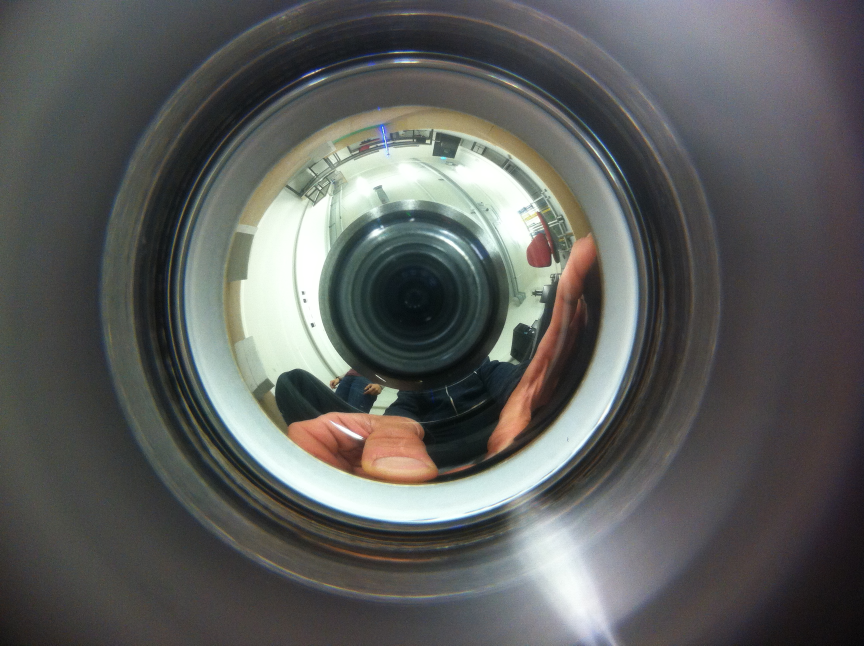
#> input picture Software/software/cam360/example_photos/3.jpg, 2592 x 1936 px, found by its file name (shown at 1/3 size)
$ python LED_detector2.py
#> lines starting #> are read from the running program, lines starting #| are printed output that depends on the picture; after the words box and inside, x2 and y2 are one past the last pixel; in counts of white or black regions, pixels touching at a corner belong together
### Software/software/cam360/LED.py
"""
This class creates LED - objects that are used for triangulation and therefore navigation.
"""
import cv2
import numpy as np


class LED:
    def __init__(self, color):
        self.color = str(color)
        self.position = [None, None]  # one pixel which can be used to calculate angle!
        self.position_relative = [None, None]

        # position of beacon in arena
        if color == 'blue':
            self.position_arena = (8.0, 0)
            self.color_tuple = (226, 28, 28)
        elif color == 'yellow':
            self.position_arena = (0, 0)
            self.color_tuple = (28, 255, 255)
        elif color == 'red':
            self.position_arena = (8.0, 8.0)
            self.color_tuple = (31, 31, 239)
        elif color == 'green':
            self.position_arena = (0, 8.0)
            self.color_tuple = (31, 243, 31)
        else:
            self.position_arena = None
            self.color_tuple = (None, None, None)

        self.angle = None  # angle with reference to the y axis (from center of image towards bottom)
        self.mask = None  # color mask for led detection
        self.mask_processed = None
        self.contours = None
        self.contour_final = None  # final contour which corresponds to LED
        self.img = None
        self.img_color = None
        self.hierarchy = None
        self.moments = None
        self.moment_final = None  # final moment to calculate pixel position of LED
        self.edge = None


    def __repr__(self):
        return "%s LED" %(self.color)

    def __str__(self):
        return "%s LED" %(self.color)

    def get_angle(self):
        return self.angle

### Software/software/cam360/LED_detector2.py
"""
This class is responsible to detect the LED's that are used for triangulation.

How should it be organised?
It could be a subclass of HaarDetector
"""
import cv2
# from picamera.array import PiRGBArray
# from picamera import PiCamera
import numpy as np
import time
import math as m
from random import getrandbits

import LED as l
import triangulation as tri

# todo-cf: add robustness: make sure measurements are correct! How?
# with old information, encoders and old angles --> compare
#

## FUNCTIONS:

def visualize(image_list):
    """
    This function works
    :param image_list: list with images to be visualized
    :return:
    """
    if not isinstance(image_list, list):
        image_list = [image_list]

    while True:
        i = 0  # for the names of the windows
        for img in image_list:
            cv2.imshow(str(i), img)
            i = i + 1
        if cv2.waitKey(1) & 0xFF == ord('q'):
            print('quit successfully \n')
            break
    cv2.destroyAllWindows()

# [51 lines left out: functions morph, triangulation, auto_canny, not called in this run]


class LEDDetector:
    """
    This class starts the color detector and creates LED objects


    Problems:
    -  What if color is not exactly detected? Make exposure shift in camera? change hsv region for color?
    -  Maybe include test-run to set the round roi in a nice way!
    -  Put bool variables in config_dict
    """

    # todo-cf: solve problems, see above
    def __init__(self):
        # self.color = color

        # predefined ranges for 4 colors
        # todo-cf: update these color values wit LED-Tests!
        self.color_dict = {"blue_low": np.array([100, 120, 200]), "blue_high": np.array([130, 255, 255]),
                           "yellow_low": np.array([10, 2, 150]), "yellow_high": np.array([60, 40, 255]),
                           "green_low": np.array([50, 120, 86]), "green_high": np.array([84, 255, 255]),  # was 90-130
                           "red_low": np.array([160, 100, 100]), "red_high": np.array([200, 255, 255])}

        self.color_print_dict = {"blue": (176, 0, 0), "yellow": (42, 208, 255),
                                 "green": (42, 173, 255), "red": (51, 62, 255)}

        # dictionary containing all settings
        self.config_dict = {}

        # robot position variables
        # todo-cf: add romans class
        self.position = [None, None, None]  # [x, y, theta]

        # led position variables
        self.pos_reference = []
        # [6 lines of commented-out code are left out]
        self.yellow = l.LED("yellow")
        self.blue = l.LED("blue")
        self.green = l.LED("green")
        self.red = l.LED("red")
        self.led_list = [self.yellow, self.blue, self.green, self.red]
        self.angle_list = [self.yellow.angle, self.blue.angle, self.green.angle, self.red.angle]

        # video capture
        self.cap = None
        self.frame = None
        self.gray = None
        self.hsv = None
        self.ret = None
        self.windowsize = [0, 0]
        self.bool_video = False

        # initialize video variables
        self.output_mask = None

        # visualisation
        self.bool_visualisation = False
        self.bool_debug_vis = False

        # information of circular ROI
        # todo-cf: maybe implement initialization function with hough circle transform
        self.radius = int(self.windowsize[0] * 0.25)
        self.camera_center = [0, 0]

        # init picamera
        self.camera = None
        self.rawCapture = None

        print('Initialization done')

    # [24 lines left out: functions init_cam, get_frame, not called in this run]

    def color_mask(self, visualisation=False):
        """
        This method creates the colormasks of the leds in self.led_list
        :return:
        """
        img = self.frame
        self.hsv = cv2.cvtColor(img, cv2.COLOR_BGR2HSV)

        # create color masks
        self.blue.mask = cv2.inRange(self.hsv, self.color_dict['blue_low'], self.color_dict['blue_high'])
        self.green.mask = cv2.inRange(self.hsv, self.color_dict['green_low'], self.color_dict['green_high'])
        self.yellow.mask = cv2.inRange(self.hsv, self.color_dict['yellow_low'], self.color_dict['yellow_high'])
        self.red.mask = cv2.inRange(self.hsv, self.color_dict['red_low'], self.color_dict['red_high'])

        if visualisation:
            print('self.frame: ')
            visualize([self.frame])
            print('blue mask: ')
            visualize([self.blue.mask])
            print('green mask: ')
            visualize([self.green.mask])
            print('yellow mask: ')
            visualize([self.yellow.mask])
            print('red mask: ')
            visualize([self.red.mask])

    # [198 lines left out: functions process, moment_search, line_search, cirle_intersect, cvt2position, not called in this run]

    def truncate(self, verbose=False, visualisation=False):
        """
        This method should be run to truncate the image and use the right roi!
        :return:
        """
        # todo-cf: set outer and inner radius before competition!
        # outer_radius = 140
        # inner_radius = 105
        #center = (374, 234) old
        if verbose:
            print('\n truncate method: \n')

        outer_radius = 280
        inner_radius = 200
        center = [562, 478]

        self.camera_center = center

        white = (255, 255, 255)
        black = (0, 0, 0)
        mask_disk = np.zeros((self.windowsize[0], self.windowsize[1], 3), np.uint8)

        cv2.circle(mask_disk, tuple(center), outer_radius, white, cv2.FILLED)
        cv2.circle(mask_disk, tuple(center), inner_radius, black, cv2.FILLED)

        mask = cv2.inRange(mask_disk, white, white)

        # makes everything outside
        self.frame = cv2.bitwise_and(self.frame, self.frame, mask=mask)

        if visualisation:
            print('visualize mask: ')
            visualize([mask])
            print('visualize self.frame: ')
            visualize([self.frame])

    def flip(self, visualisation=False):
        # if visualisation:
        #     cv2.line(self.frame, (self.camera_center[0], self.camera_center[1]+200),
        #              (self.camera_center[0], self.camera_center[1]-200), (0,255,255))
        #     cv2.line(self.frame, (self.camera_center[0] + 200, self.camera_center[1]),
        #              (self.camera_center[0] - 200, self.camera_center[1]), (0, 255, 255))
        #     cv2.line(self.frame, (int(self.windowsize[0]/2), int(self.windowsize[1]/2) + 100),
        #              (int(self.windowsize[0]/2), int(self.windowsize[1]/2) - 100), (0, 0, 255))
        #     cv2.line(self.frame, (int(self.windowsize[0]/2) + 100, int(self.windowsize[1]/2)),
        #              (int(self.windowsize[0]/2) - 100, int(self.windowsize[1]/2)), (255, 0, 255))
        #     visualize([self.frame])

        img_flipped = cv2.flip(self.frame, 1)
        self.frame = img_flipped
        visualize(self.frame)

        # flip center as well!
        # print('before: ', self.camera_center[0], type(self.camera_center))
        # print(self.windowsize[0], type(self.windowsize))
        self.camera_center[0] = self.windowsize[1] - self.camera_center[0]
        # print('after: ', self.camera_center[0])

        if visualisation:
            cv2.line(self.frame, (self.camera_center[0], self.camera_center[1]+200),
                     (self.camera_center[0], self.camera_center[1]-200), (255,255,255))
            cv2.line(self.frame, (self.camera_center[0] + 200, self.camera_center[1]),
                     (self.camera_center[0] - 200, self.camera_center[1]), (255, 255, 255))
            visualize([self.frame])

    # [145 lines left out: functions validate_led_position, validate_final_position, detect, output_image, not called in this run]


led_det = LEDDetector()
img1 = cv2.imread('example_photos/arena/test6/3.jpg')
#> img1 is the input picture: shape (1936, 2592, 3); mean B, G, R 92.3, 94, 92.7
img2 = cv2.imread('example_photos/arena/test5/3.jpg')
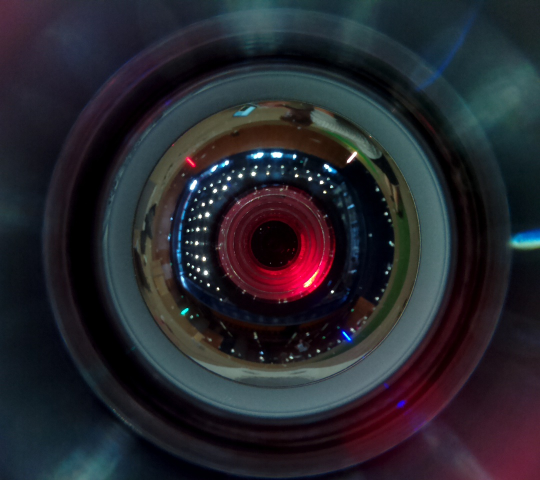
#> input picture Software/software/cam360/example_photos/arena_better_leds/test5/3.jpg, 1080 x 960 px, found by its file name (shown at 1/2 size)
#> img2 is the input picture: shape (960, 1080, 3); mean B, G, R 45.3, 38.2, 38.6
img3 = cv2.imread('example_photos/arena/test4/3.jpg')
img4 = cv2.imread('example_photos/arena/test8/3.jpg')
img5 = cv2.imread('example_photos/arena_better_leds/test1/3.jpg')
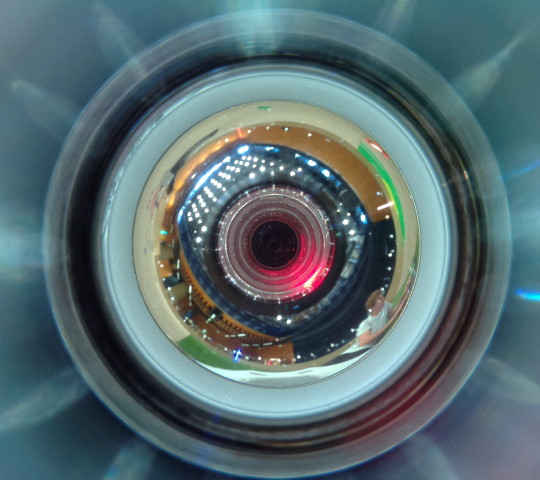
#> input picture Software/software/cam360/example_photos/arena_better_leds/test1/3.jpg, 1080 x 960 px (shown at 1/2 size)
#> img5 is the input picture: shape (960, 1080, 3); mean B, G, R 111.8, 107.3, 86.5
img6 = cv2.imread('example_photos/arena_better_leds/test2/3.jpg')
img7 = cv2.imread('example_photos/arena_better_leds/test3/3.jpg')
img8 = cv2.imread('example_photos/arena_better_leds/test4/3.jpg')
img9 = cv2.imread('example_photos/arena_better_leds/test5/3.jpg')

led_det.frame = img3
led_det.windowsize = list(led_det.frame.shape[0:2])
#> led_det.windowsize = [1936, 2592]
led_det.truncate(verbose=True, visualisation=False)
#> in truncate, `cv2.circle(mask_disk, tuple(center), outer_radius, white, cv2.FILLED)`:
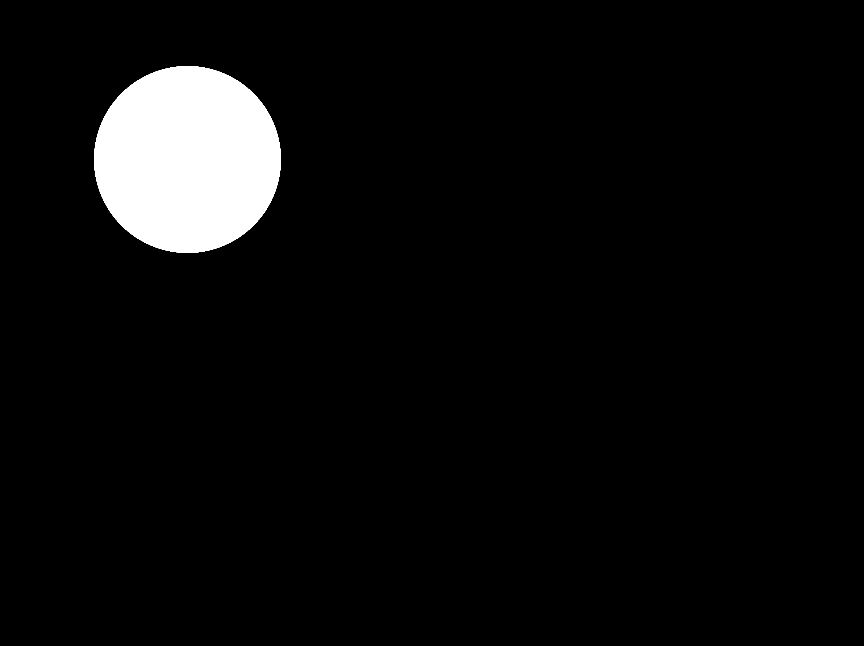
#> mask_disk: shape (1936, 2592, 3) (shown at 1/3 size); 4.9% white; 1 white region, box (x1, y1, x2, y2) and area: (282, 198, 843, 759) 246253
#> in truncate, `cv2.circle(mask_disk, tuple(center), inner_radius, black, cv2.FILLED)`:
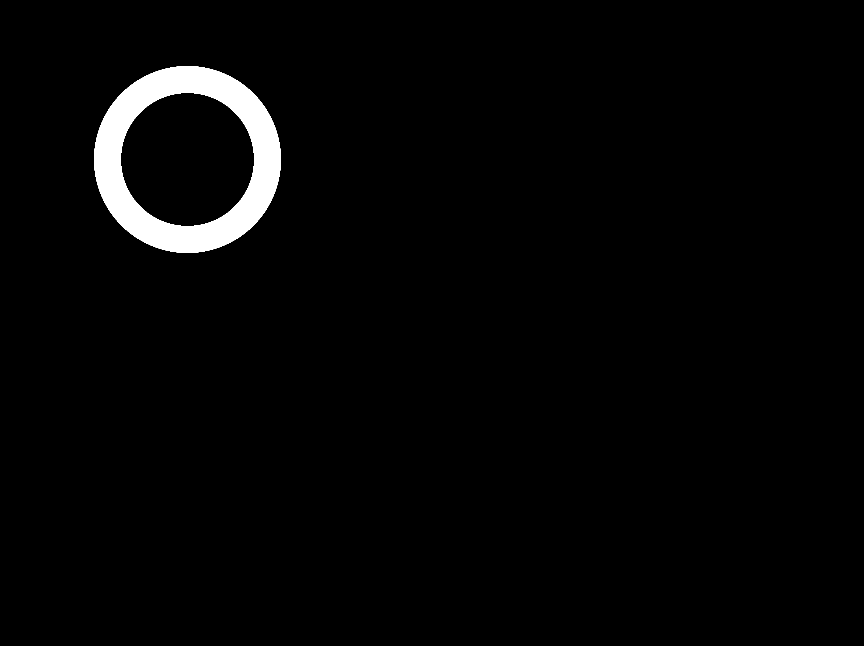
#> mask_disk: shape (1936, 2592, 3) (shown at 1/3 size); 2.4% white; 1 white region, box (x1, y1, x2, y2) and area: (282, 198, 843, 759) 120624
#> in truncate, `self.frame = cv2.bitwise_and(self.frame, self.frame, mask=mask)`:
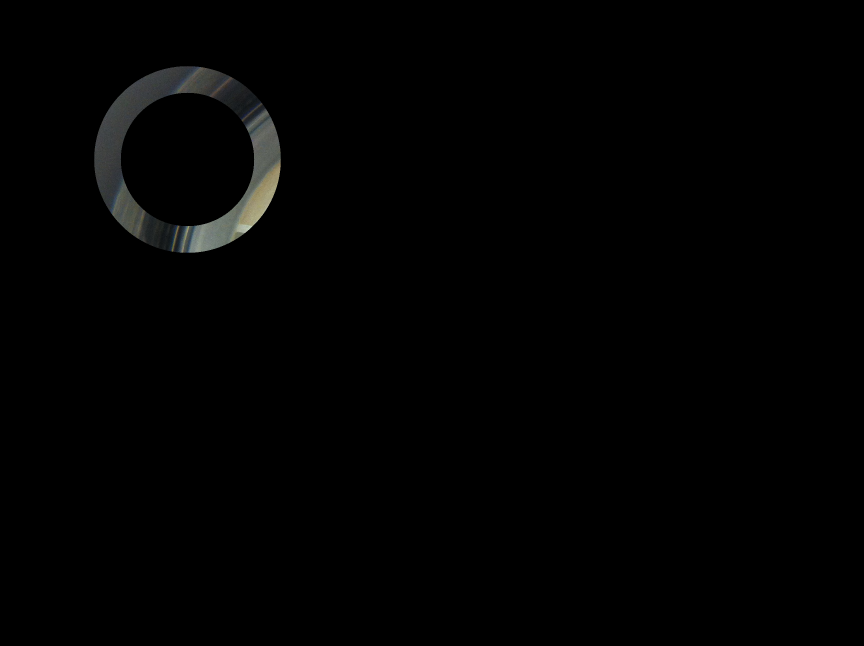
#> self.frame: shape (1936, 2592, 3) (shown at 1/3 size); mean B, G, R 1.8, 2, 1.9
led_det.flip(visualisation=True)
#> in flip, `img_flipped = cv2.flip(self.frame, 1)`:
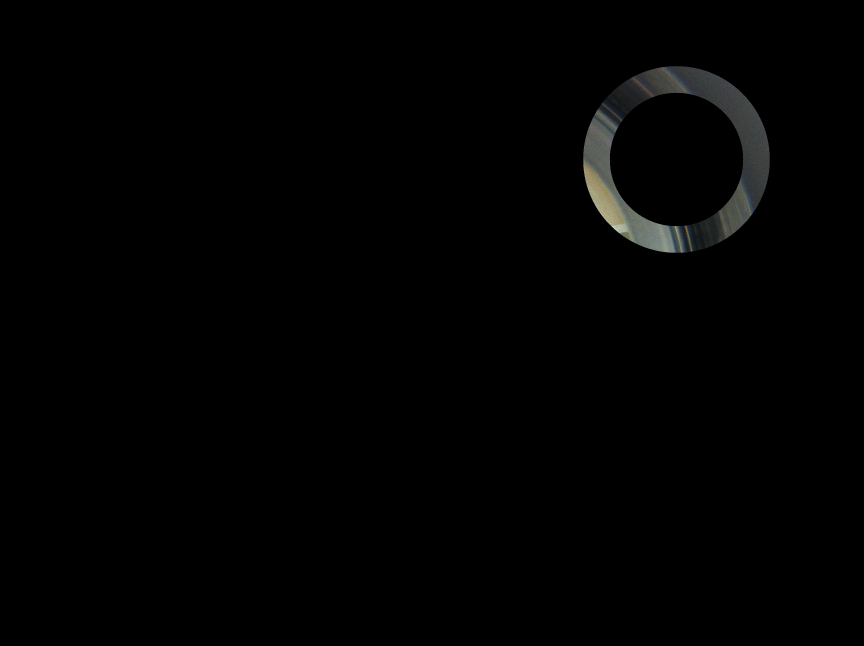
#> img_flipped: shape (1936, 2592, 3) (shown at 1/3 size); mean B, G, R 1.8, 2, 1.9
#> the loop in visualize, `for img in image_list:` made 1 pass
#> i on pass 1: 1
#> after the loop in visualize, `for img in image_list:`: i = 1
#> (key q is pressed here)
#> the loop in visualize (call 2), `for img in image_list:` made 1 pass
#> (key Esc is pressed here)
led_det.color_mask(visualisation=True)
#> in color_mask, `self.hsv = cv2.cvtColor(img, cv2.COLOR_BGR2HSV)`: self.hsv: shape (1936, 2592, 3); mean H, S, V 1.7, 0.8, 2
led_det.process(kernel_size=4, mode='doddq')


#led_det.line_search(verbose=True, visualisation=True)
led_det.moment_search(verbose=True, visualisation=True)
led_det.cvt2position(verbose=True)
ret = led_det.validate_led_position(led_det.led_list)
if ret is not False:
    # todo-cf: add orientation
    print('triangulation started')
    print('ret: ', ret)
    print('angles: ', [i.angle for i in ret])
    led_det.position = triangulation(ret)
else:
    print('detection not validated: publish old data')


print('Final robot position is: ', led_det.position)
